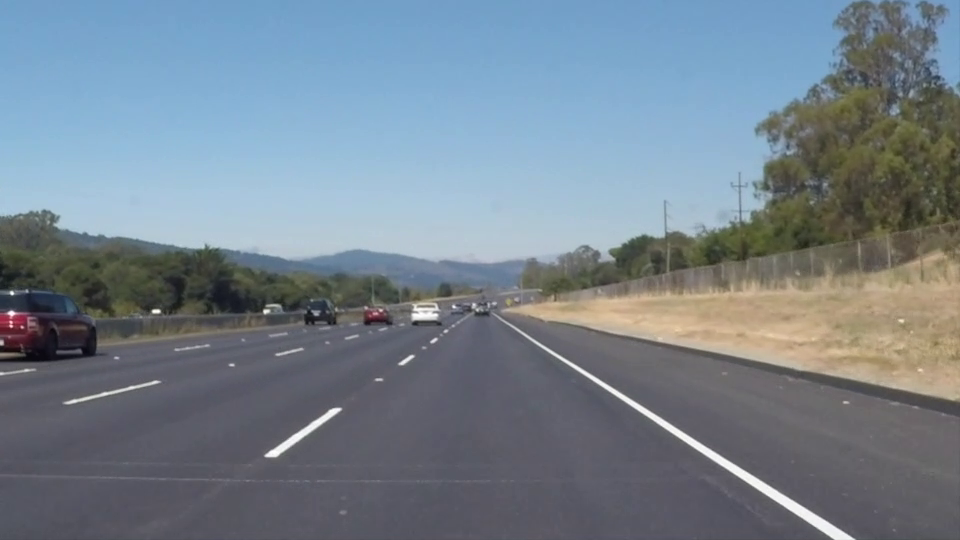
#> input picture frame 22 of Project 2/whiteline.mp4, 960 x 540 px
$ python Q2.py
#> lines starting #> are read from the running program, lines starting #| are printed output that depends on the picture; after the words box and inside, x2 and y2 are one past the last pixel; in counts of white or black regions, pixels touching at a corner belong together
### Project 2/Q2/utils.py
#!/usr/bin/env python3
# -*- coding: utf-8 -*-
"""
Created on Thu Mar 31 22:10:31 2022

ENPM 673
Project 2 Question2

@author: Pulkit Mehta
UID: 117551693
"""

import cv2
import numpy as np


def Modify_frame(frame):
    """
    Obtains the thresholded image.

    Parameters
    ----------
    frame : ndArray
        Image BGR frame.

    Returns
    -------
    thresh : ndArray
        Binary image after thresholding.

    """
    gray = cv2.cvtColor(frame, cv2.COLOR_BGR2GRAY)                              # Converting to grayscale
    blur = cv2.GaussianBlur(gray, (11,11), 0)                                   # Adding Gaussian Blur
    ret,thresh = cv2.threshold(blur,120,255,cv2.THRESH_BINARY)                  # Binary thresholding

    return thresh


def region(frame):
    """
    Finds the desired region of interest in the image frame.

    Parameters
    ----------
    frame : ndArray
        Image frame.

    Returns
    -------
    mask : ndArray
        Frame with only the region of interest.

    """
    height, width = frame.shape
    trapezoid = np.array([[(110, height), (450,320), (515,320), (width-50, height)]])

    # cv2.line(frame,tuple(triangle[0][0]), tuple(triangle[0][1]),red,2)
    # cv2.line(frame,tuple(triangle[0][0]), tuple(triangle[0][2]),red,2)
    # cv2.line(frame,tuple(triangle[0][1]), tuple(triangle[0][2]),red,2)

    mask = np.zeros_like(frame)
    mask = cv2.fillPoly(mask, trapezoid, (255,255,255))
    mask = cv2.bitwise_and(frame, mask)

    return mask


def classify(warped):
    """
    Finds the solid and dashed lane lines and colours them accordingly.

    Parameters
    ----------
    warped : ndArray
        Image frame of the birds-eye view of the region of interest.

    Returns
    -------
    out_img : ndArray
        Image frame with lanes classified.

    """

    out_img = np.dstack((warped, warped, warped)) * 255                         # Creating a 3 channel BGR image from the input binary image

    pts1 = np.array(warped[:,:100].nonzero())                                   # Finding white pixel locations in left half of image
    pts1_x = np.array(pts1[0])                                                  # x - coordinates of set of points in left half of image
    pts1_y = np.array(pts1[1])                                                  # y - coordinates of set of points in left half of image

    pts2 = np.array(warped[:,100:].nonzero())                                   # Finding white pixel locations in right half of image
    pts2_x = np.array(pts2[0])                                                  # x - coordinates of set of points in right half of image
    pts2_y = np.array(pts2[1]+100)                                              # y - coordinates of set of points in right half of image

    # Classify points as part of solid  or dashed lane line
    if (pts1.shape[1] < pts2.shape[1]):                                         # Check number of points, more points mean its a solid lane and vice versa
        dashed_x = pts1_x
        dashed_y = pts1_y
        solid_x = pts2_x
        solid_y = pts2_y
    else:
        dashed_x = pts2_x
        dashed_y = pts2_y
        solid_x = pts1_x
        solid_y = pts1_y

    # Colour solid and dashed lanes
    out_img[dashed_x,dashed_y] = [0,0,255]
    out_img[solid_x,solid_y] = [0,255,0]

    return out_img

### Project 2/Q2/Q2.py
#!/usr/bin/env python3
# -*- coding: utf-8 -*-
"""
Created on Wed Mar 23 15:20:35 2022

ENPM 673
Project 2 Question2

@author: Pulkit Mehta
UID: 117551693
"""

# ---------------------------------------------------------------------------------
# IMPORTING PACKAGES
# ---------------------------------------------------------------------------------

import imutils
from utils import *


# ---------------------------------------------------------------------------------
# MAIN
# ---------------------------------------------------------------------------------

videofile = 'whiteline.mp4'                                                     # Video file
cam = cv2.VideoCapture(videofile)


while(True):
    ret, frame = cam.read()                                                     # Reading the frame from video
#> frame is the input picture: shape (540, 960, 3); mean B, G, R 141.9, 130.7, 117.7

    # Check if the frame exists, if not exit
    if not ret:
        break

    # frame = cv2.flip(frame,1)                                                 # Uncomment to flip the frame horizontally
    copy = frame.copy()                                                         # Creating a copy of the original frame
    modified = Modify_frame(frame)
#> in Modify_frame, `gray = cv2.cvtColor(frame, cv2.COLOR_BGR2GRAY)`:
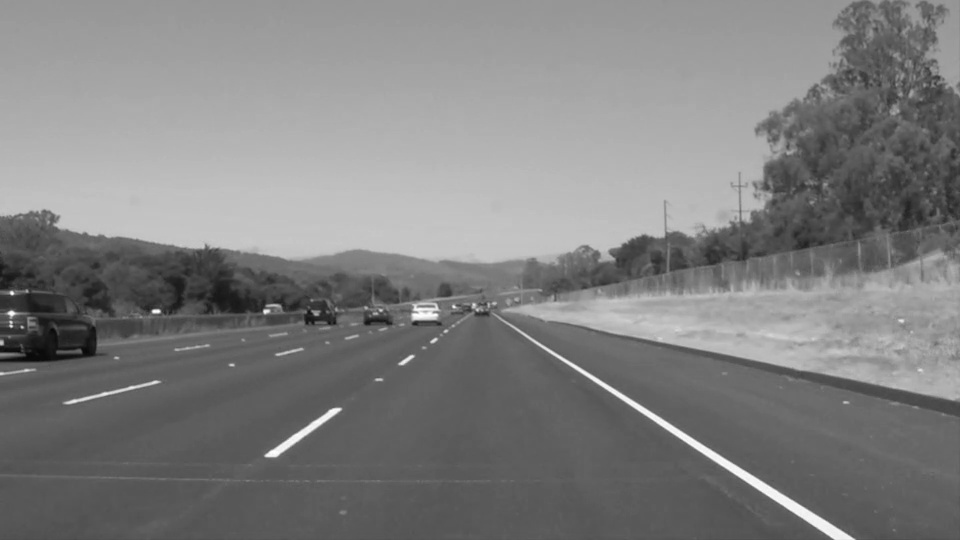
#> gray: shape (540, 960); min 6, max 255, mean 128
#> in Modify_frame, `ret,thresh = cv2.threshold(blur,120,255,cv2.THRESH_BINARY)`:
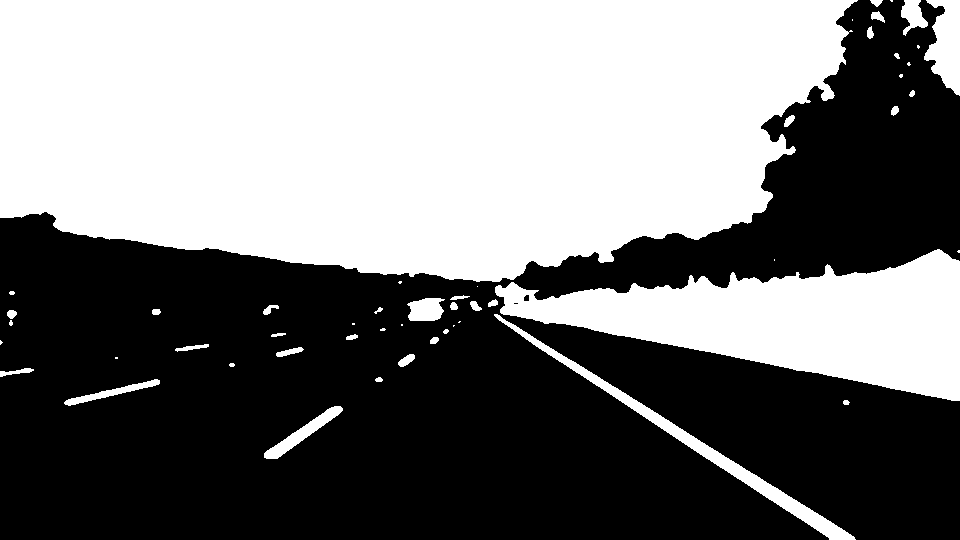
#> thresh: shape (540, 960); 47.8% white; 52 white regions (17 under 20 px), largest, box (x1, y1, x2, y2) and area: (0, 0, 858, 282) 200749, (495, 249, 960, 401) 35703, (494, 314, 856, 540) 4327
    roi = region(modified)
#> in region, `mask = cv2.bitwise_and(frame, mask)`:
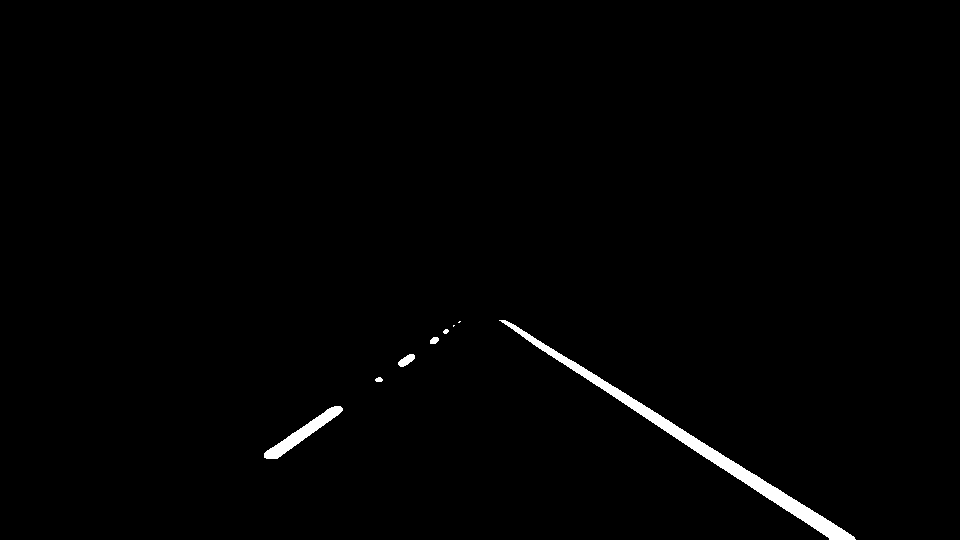
#> mask: shape (540, 960); 1.1% white; 8 white regions (2 under 20 px), largest, box (x1, y1, x2, y2) and area: (499, 320, 856, 540) 4292, (264, 406, 343, 459) 987, (398, 354, 415, 367) 128, (430, 337, 439, 344) 50, (375, 377, 383, 382) 31, (443, 329, 449, 334) 22
    height, width, _ = frame.shape
#> height = 540; width = 960

    src = np.float32([[(10, height), (450,320), (515,320), (width, height)]])   # Source points for perspective transform
    dst = np.float32([[(0,400), (0,0), (200, 0), (200,400)]])                   # Destination points for perspective transform

    homography_matrix = cv2.getPerspectiveTransform(src, dst)                   # Homography matrix
    warped = cv2.warpPerspective(roi, homography_matrix,                        # warped image
                                 (200,400), flags = cv2.INTER_LINEAR)

    out_img = classify(warped)                                                  # Classified lanes birds-eye view image
#> in classify, `out_img = np.dstack((warped, warped, warped)) * 255`:
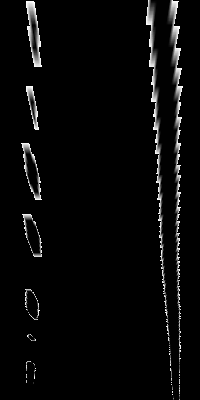
#> out_img: shape (400, 200, 3); min 0, max 255, mean 8.5
#> in classify, `pts1_x = np.array(pts1[0])`: pts1_x = 2517 values from 1 to 384
#> in classify, `pts1_y = np.array(pts1[1])`: pts1_y = 2517 values, max 41 at index 604, min 21 at index 885, mean 32.05
#> in classify, `pts2_x = np.array(pts2[0])`: pts2_x = 8107 values from 0 to 399
#> in classify, `pts2_y = np.array(pts2[1]+100)`: pts2_y = 8107 values, max 182 at index 2481, min 146 at index 475, mean 167.4
#> in classify, `dashed_x = pts1_x`: dashed_x = 2517 values from 1 to 384
#> in classify, `dashed_y = pts1_y`: dashed_y has the same summary as pts1_y
#> in classify, `solid_x = pts2_x`: solid_x = 8107 values from 0 to 399
#> in classify, `solid_y = pts2_y`: solid_y has the same summary as pts2_y
    unwarp = cv2.warpPerspective(out_img, np.linalg.inv(homography_matrix),     # Getting classified image in original perspective
                                 (frame.shape[1],frame.shape[0]))

    indices = unwarp.nonzero()
    copy[indices[0],indices[1],:] = [0,0,0]
    result = cv2.bitwise_or(unwarp, copy)                                       # Resultant image

    # Stacking all the frames so as to show in a single window
    stacked1 = np.vstack((frame,result))
    cv2.putText(stacked1, '(2)'
                ,(20,50), cv2.FONT_HERSHEY_DUPLEX, 1, (255,0,0), 2)
    cv2.putText(stacked1, '(3)'
                ,(20,590), cv2.FONT_HERSHEY_DUPLEX, 1, (255,0,0), 2)
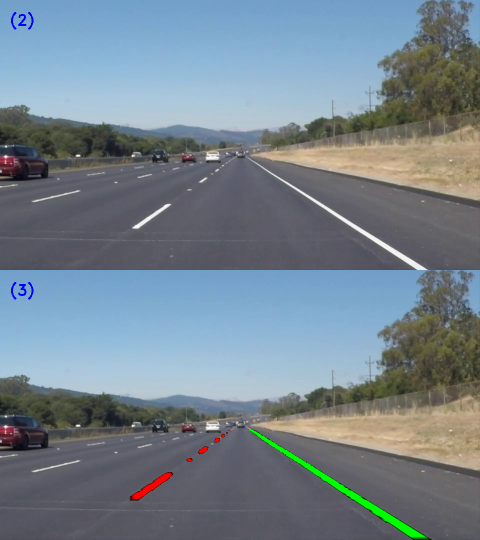
#> stacked1: shape (1080, 960, 3) (shown at 1/2 size); mean B, G, R 140.8, 130.5, 116.8

    warped_bgr = cv2.cvtColor(warped, cv2.COLOR_GRAY2BGR)
    warped_bgr_resized = imutils.resize(warped_bgr, height = stacked1.shape[0])

    stacked2 = np.hstack((warped_bgr_resized,stacked1))
    stacked2 = imutils.resize(stacked2, height = 540)
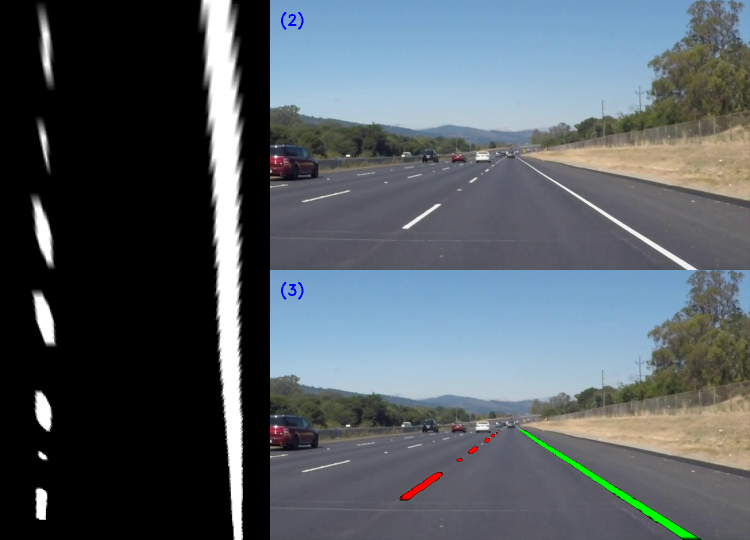
#> stacked2: shape (540, 750, 3); mean B, G, R 99.4, 92.8, 84
    cv2.putText(stacked2, '(1)'
                ,(10,25), cv2.FONT_HERSHEY_DUPLEX, 0.5, (255,0,0), 1)
#> stacked2: shape (540, 750, 3); 0.02% of pixels changed, all inside (x1, y1, x2, y2) = (12, 13, 34, 30)

    blank_image = np.zeros((100,stacked2.shape[1],3), np.uint8)
    blank_image[:,:,:] = [255,200,200]

    cv2.putText(blank_image, '(1): Birds-eye view of the region of interest consisting of lanes'
                ,(20,20), cv2.FONT_HERSHEY_DUPLEX, 0.5, (255,0,0), 2)
    cv2.putText(blank_image, '(2): Original frame'
                ,(20,50), cv2.FONT_HERSHEY_DUPLEX, 0.5, (255,0,0), 2)
    cv2.putText(blank_image, '(3): Detected lane markings'
                ,(20,80), cv2.FONT_HERSHEY_DUPLEX, 0.5, (255,0,0), 2)

    stacked = np.vstack((stacked2,blank_image))
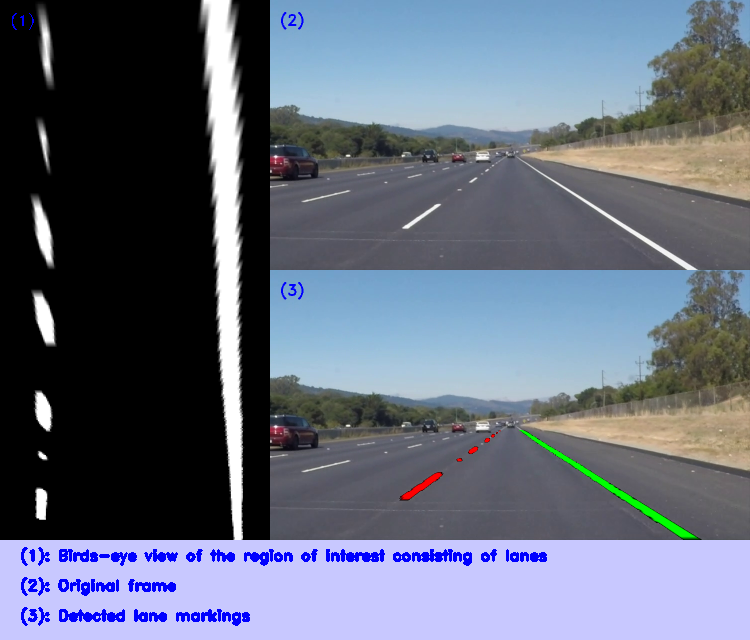
#> stacked: shape (640, 750, 3); mean B, G, R 123.7, 106.9, 99.5

    cv2.imshow('frame', stacked)

    if cv2.waitKey(50) & 0xFF == ord('q'):
#> (key q is pressed here)
        break

cam.release()
cv2.destroyAllWindows()

$ run again, starting later in the video
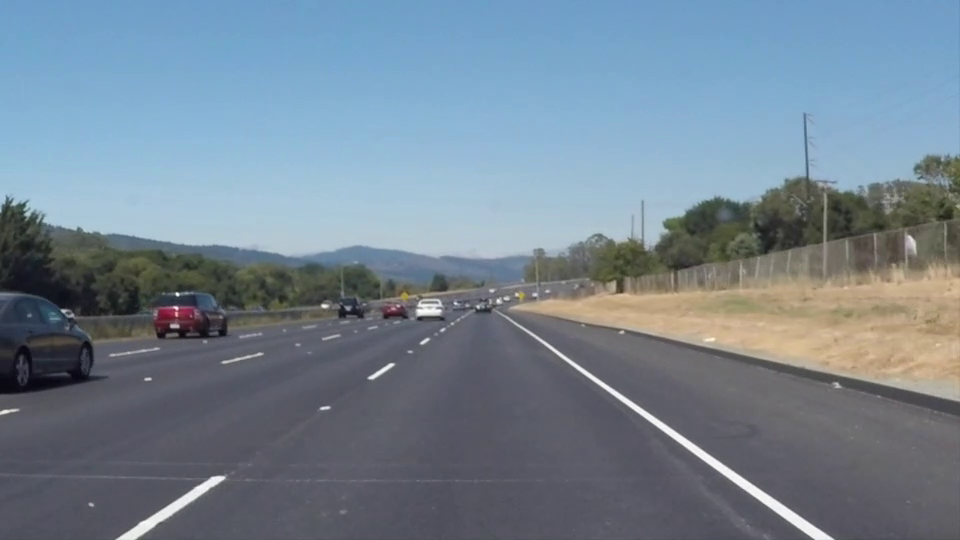
#> input picture frame 99 of Project 2/whiteline.mp4, 960 x 540 px
#> frame is the input picture: shape (540, 960, 3); mean B, G, R 146, 132.3, 116.7
#> in Modify_frame, `ret,thresh = cv2.threshold(blur,120,255,cv2.THRESH_BINARY)`:
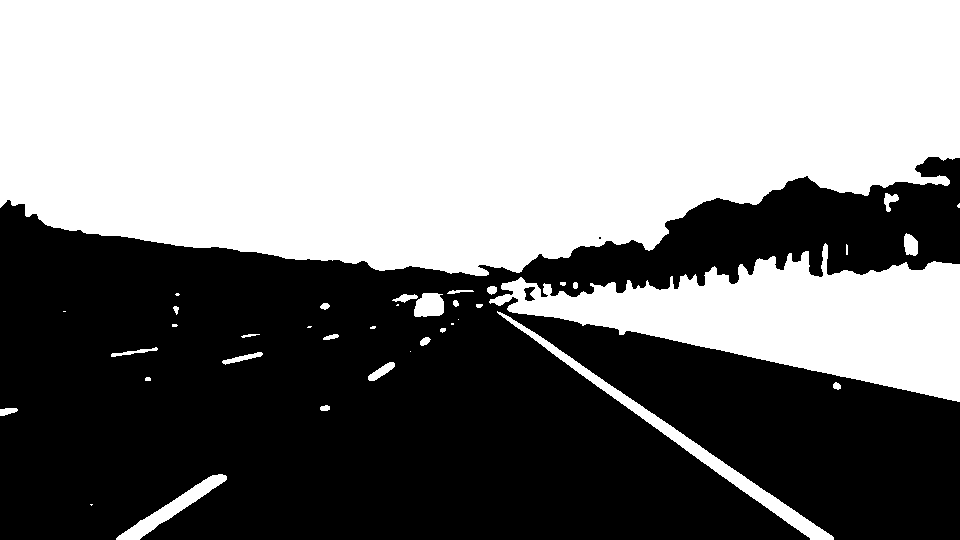
#> thresh: shape (540, 960); 51.4% white; 3 black regions (1 under 20 px), largest, box (x1, y1, x2, y2) and area: (0, 157, 960, 540) 251706, (524, 287, 535, 301) 99
#> mask: shape (540, 960); 1.2% white; 8 white regions (2 under 20 px), largest, box (x1, y1, x2, y2) and area: (507, 320, 834, 540) 4055, (116, 474, 227, 540) 1548, (368, 362, 395, 381) 224, (420, 337, 431, 346) 66, (320, 405, 330, 411) 49, (440, 328, 446, 333) 23
#> pts1_x = 2275 values from 48 to 399
#> pts1_y = 2275 values, max 33 at index 1223, min 9 at index 544, mean 22.08
#> pts2_x = 8120 values from 0 to 399
#> pts2_y = 8120 values, max 199 at index 26, min 168 at index 3566, mean 181.4
#> dashed_x = 2275 values from 48 to 399
#> dashed_y has the same summary as pts1_y
#> solid_x = 8120 values from 0 to 399
#> solid_y has the same summary as pts2_y
#> `stacked = np.vstack((stacked2,blank_image))`:
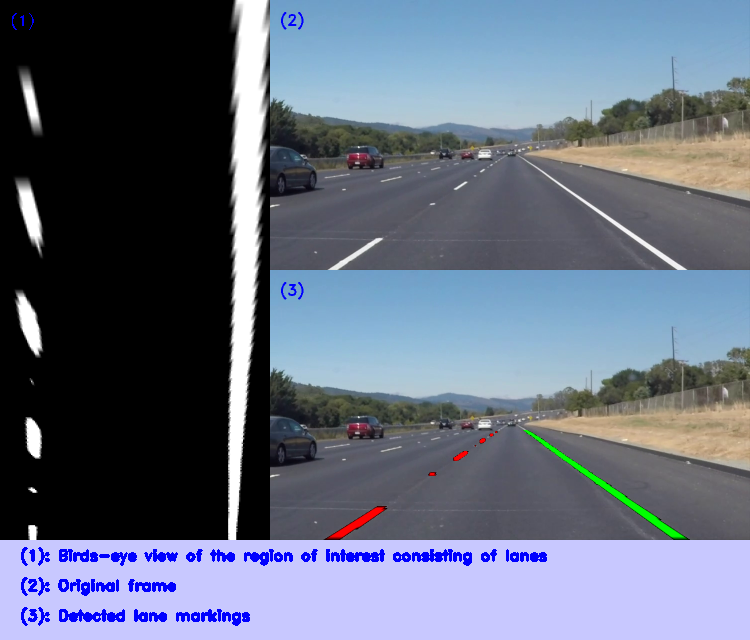
#> stacked: shape (640, 750, 3); mean B, G, R 126, 107.9, 99.2

$ run again, starting later in the video
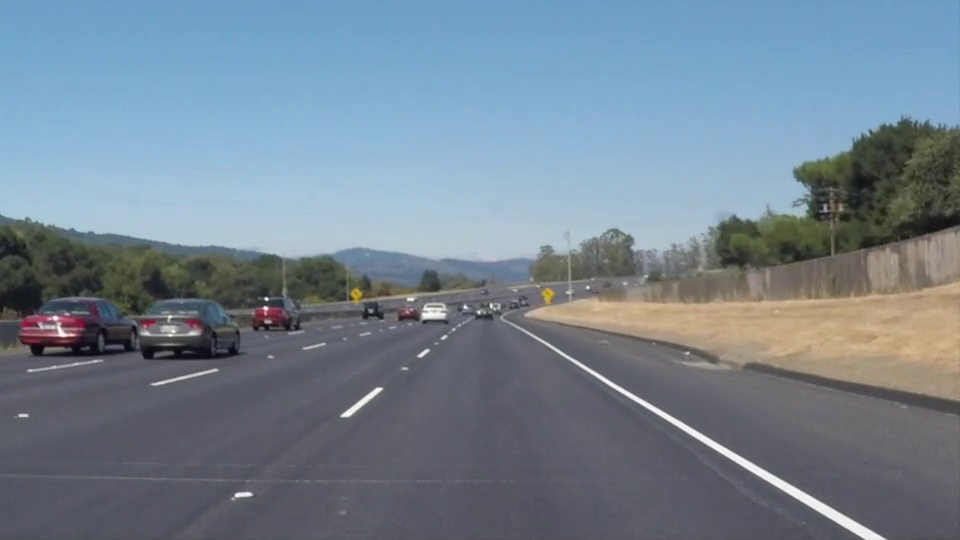
#> input picture frame 176 of Project 2/whiteline.mp4, 960 x 540 px
#> frame is the input picture: shape (540, 960, 3); mean B, G, R 145.2, 131.6, 116.5
#> in Modify_frame, `ret,thresh = cv2.threshold(blur,120,255,cv2.THRESH_BINARY)`:
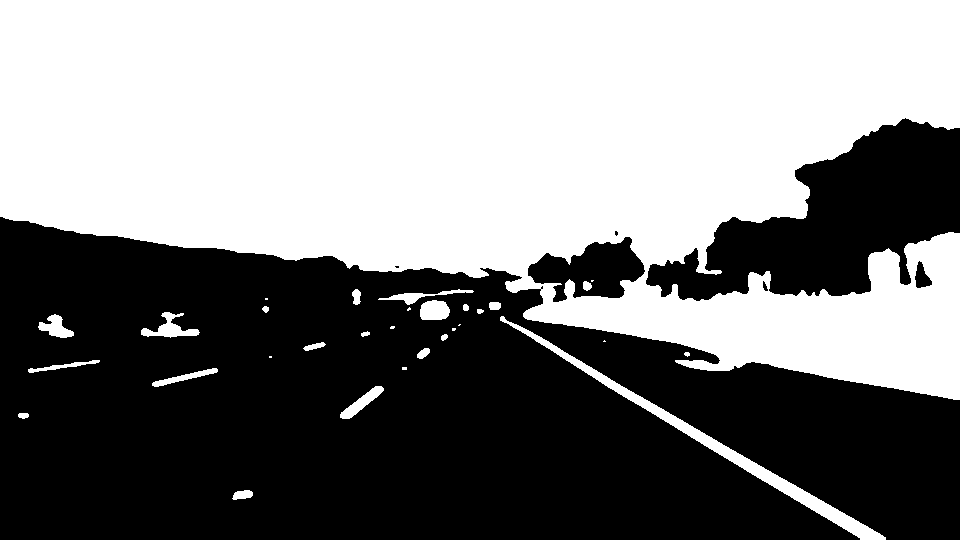
#> thresh: shape (540, 960); 51.1% white; 7 black regions (2 under 20 px), largest, box (x1, y1, x2, y2) and area: (0, 217, 960, 540) 220657, (646, 118, 960, 301) 28424, (528, 237, 645, 302) 4267, (915, 261, 932, 288) 266, (763, 281, 768, 291) 29
#> mask: shape (540, 960); 0.98% white; 8 white regions (3 under 20 px), largest, box (x1, y1, x2, y2) and area: (500, 320, 886, 540) 4262, (340, 386, 384, 419) 483, (232, 490, 253, 500) 152, (417, 348, 430, 359) 94, (441, 334, 448, 341) 36
#> pts1_x = 1919 values from 68 to 394
#> pts1_y = 1919 values, max 49 at index 278, min 31 at index 1360, mean 40.78
#> pts2_x = 8291 values from 0 to 399
#> pts2_y = 8291 values, max 191 at index 4060, min 149 at index 476, mean 175
#> dashed_x = 1919 values from 68 to 394
#> dashed_y has the same summary as pts1_y
#> solid_x = 8291 values from 0 to 399
#> solid_y has the same summary as pts2_y
#> `stacked = np.vstack((stacked2,blank_image))`:
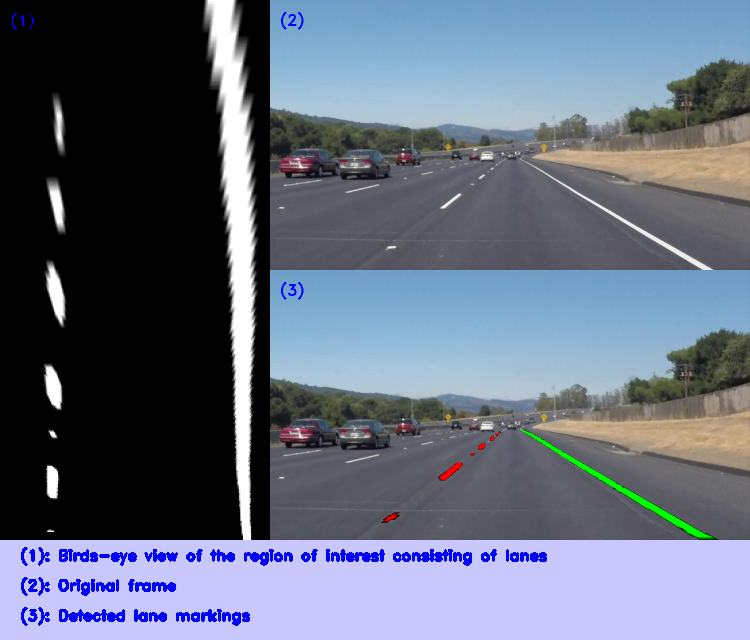
#> stacked: shape (640, 750, 3); mean B, G, R 125.2, 107.2, 98.6
